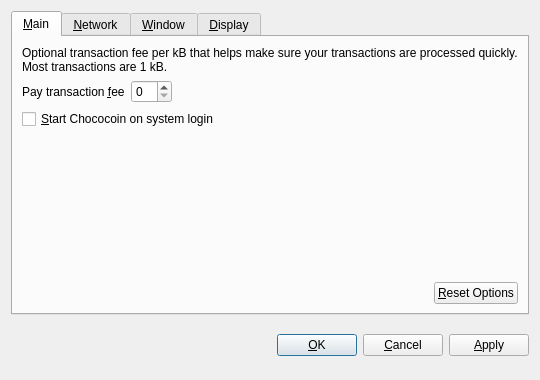
<?xml version="1.0" encoding="UTF-8"?>
<ui version="4.0">
 <class>OptionsDialog</class>
 <widget class="QDialog" name="OptionsDialog">
  <property name="geometry">
   <rect>
    <x>0</x>
    <y>0</y>
    <width>540</width>
    <height>380</height>
   </rect>
  </property>
  <property name="windowTitle">
   <string>Options</string>
  </property>
  <property name="modal">
   <bool>true</bool>
  </property>
  <layout class="QVBoxLayout" name="verticalLayout">
   <item>
    <widget class="QTabWidget" name="tabWidget">
     <property name="tabPosition">
      <enum>QTabWidget::North</enum>
     </property>
     <property name="currentIndex">
      <number>0</number>
     </property>
     <widget class="QWidget" name="tabMain">
      <attribute name="title">
       <string>&amp;Main</string>
      </attribute>
      <layout class="QVBoxLayout" name="verticalLayout_Main">
       <item>
        <widget class="QLabel" name="transactionFeeInfoLabel">
         <property name="text">
          <string>Optional transaction fee per kB that helps make sure your transactions are processed quickly. Most transactions are 1 kB.</string>
         </property>
         <property name="textFormat">
          <enum>Qt::PlainText</enum>
         </property>
         <property name="wordWrap">
          <bool>true</bool>
         </property>
        </widget>
       </item>
       <item>
        <layout class="QHBoxLayout" name="horizontalLayout_1_Main">
         <item>
          <widget class="QLabel" name="transactionFeeLabel">
           <property name="text">
            <string>Pay transaction &amp;fee</string>
           </property>
           <property name="textFormat">
            <enum>Qt::PlainText</enum>
           </property>
           <property name="buddy">
            <cstring>transactionFee</cstring>
           </property>
          </widget>
         </item>
         <item>
          <widget class="BitcoinAmountField" name="transactionFee"/>
         </item>
         <item>
          <spacer name="horizontalSpacer_1_Main">
           <property name="orientation">
            <enum>Qt::Horizontal</enum>
           </property>
           <property name="sizeHint" stdset="0">
            <size>
             <width>40</width>
             <height>20</height>
            </size>
           </property>
          </spacer>
         </item>
        </layout>
       </item>
       <item>
        <widget class="QCheckBox" name="bitcoinAtStartup">
         <property name="toolTip">
          <string>Automatically start Chococoin after logging in to the system.</string>
         </property>
         <property name="text">
          <string>&amp;Start Chococoin on system login</string>
         </property>
        </widget>
       </item>
       <item>
        <spacer name="verticalSpacer_Main">
         <property name="orientation">
          <enum>Qt::Vertical</enum>
         </property>
         <property name="sizeHint" stdset="0">
          <size>
           <width>20</width>
           <height>40</height>
          </size>
         </property>
        </spacer>
       </item>
       <item>
        <layout class="QHBoxLayout" name="horizontalLayout_2_Main">
         <item>
          <spacer name="horizontalSpacer_2_Main">
           <property name="orientation">
            <enum>Qt::Horizontal</enum>
           </property>
           <property name="sizeHint" stdset="0">
            <size>
             <width>40</width>
             <height>20</height>
            </size>
           </property>
          </spacer>
         </item>
         <item>
          <widget class="QPushButton" name="resetButton">
           <property name="toolTip">
            <string>Reset all client options to default.</string>
           </property>
           <property name="text">
            <string>&amp;Reset Options</string>
           </property>
           <property name="autoDefault">
            <bool>false</bool>
           </property>
          </widget>
         </item>
        </layout>
       </item>
      </layout>
     </widget>
     <widget class="QWidget" name="tabNetwork">
      <attribute name="title">
       <string>&amp;Network</string>
      </attribute>
      <layout class="QVBoxLayout" name="verticalLayout_Network">
       <item>
        <widget class="QCheckBox" name="mapPortUpnp">
         <property name="toolTip">
          <string>Automatically open the Chococoin client port on the router. This only works when your router supports UPnP and it is enabled.</string>
         </property>
         <property name="text">
          <string>Map port using &amp;UPnP</string>
         </property>
        </widget>
       </item>
       <item>
        <widget class="QCheckBox" name="connectSocks">
         <property name="toolTip">
          <string>Connect to the Chococoin network through a SOCKS proxy (e.g. when connecting through Tor).</string>
         </property>
         <property name="text">
          <string>&amp;Connect through SOCKS proxy:</string>
         </property>
        </widget>
       </item>
       <item>
        <layout class="QHBoxLayout" name="horizontalLayout_Network">
         <item>
          <widget class="QLabel" name="proxyIpLabel">
           <property name="text">
            <string>Proxy &amp;IP:</string>
           </property>
           <property name="textFormat">
            <enum>Qt::PlainText</enum>
           </property>
           <property name="buddy">
            <cstring>proxyIp</cstring>
           </property>
          </widget>
         </item>
         <item>
          <widget class="QValidatedLineEdit" name="proxyIp">
           <property name="maximumSize">
            <size>
             <width>140</width>
             <height>16777215</height>
            </size>
           </property>
           <property name="toolTip">
            <string>IP address of the proxy (e.g. 127.0.0.1)</string>
           </property>
          </widget>
         </item>
         <item>
          <widget class="QLabel" name="proxyPortLabel">
           <property name="text">
            <string>&amp;Port:</string>
           </property>
           <property name="textFormat">
            <enum>Qt::PlainText</enum>
           </property>
           <property name="buddy">
            <cstring>proxyPort</cstring>
           </property>
          </widget>
         </item>
         <item>
          <widget class="QLineEdit" name="proxyPort">
           <property name="maximumSize">
            <size>
             <width>55</width>
             <height>16777215</height>
            </size>
           </property>
           <property name="toolTip">
            <string>Port of the proxy (e.g. 9050)</string>
           </property>
          </widget>
         </item>
         <item>
          <widget class="QLabel" name="socksVersionLabel">
           <property name="text">
            <string>SOCKS &amp;Version:</string>
           </property>
           <property name="textFormat">
            <enum>Qt::PlainText</enum>
           </property>
           <property name="buddy">
            <cstring>socksVersion</cstring>
           </property>
          </widget>
         </item>
         <item>
          <widget class="QValueComboBox" name="socksVersion">
           <property name="toolTip">
            <string>SOCKS version of the proxy (e.g. 5)</string>
           </property>
          </widget>
         </item>
         <item>
          <spacer name="horizontalSpacer_Network">
           <property name="orientation">
            <enum>Qt::Horizontal</enum>
           </property>
           <property name="sizeHint" stdset="0">
            <size>
             <width>40</width>
             <height>20</height>
            </size>
           </property>
          </spacer>
         </item>
        </layout>
       </item>
       <item>
        <spacer name="verticalSpacer_Network">
         <property name="orientation">
          <enum>Qt::Vertical</enum>
         </property>
         <property name="sizeHint" stdset="0">
          <size>
           <width>20</width>
           <height>40</height>
          </size>
         </property>
        </spacer>
       </item>
      </layout>
     </widget>
     <widget class="QWidget" name="tabWindow">
      <attribute name="title">
       <string>&amp;Window</string>
      </attribute>
      <layout class="QVBoxLayout" name="verticalLayout_Window">
       <item>
        <widget class="QCheckBox" name="minimizeToTray">
         <property name="toolTip">
          <string>Show only a tray icon after minimizing the window.</string>
         </property>
         <property name="text">
          <string>&amp;Minimize to the tray instead of the taskbar</string>
         </property>
        </widget>
       </item>
       <item>
        <widget class="QCheckBox" name="minimizeOnClose">
         <property name="toolTip">
          <string>Minimize instead of exit the application when the window is closed. When this option is enabled, the application will be closed only after selecting Quit in the menu.</string>
         </property>
         <property name="text">
          <string>M&amp;inimize on close</string>
         </property>
        </widget>
       </item>
       <item>
        <spacer name="verticalSpacer_Window">
         <property name="orientation">
          <enum>Qt::Vertical</enum>
         </property>
         <property name="sizeHint" stdset="0">
          <size>
           <width>20</width>
           <height>40</height>
          </size>
         </property>
        </spacer>
       </item>
      </layout>
     </widget>
     <widget class="QWidget" name="tabDisplay">
      <attribute name="title">
       <string>&amp;Display</string>
      </attribute>
      <layout class="QVBoxLayout" name="verticalLayout_Display">
       <item>
        <layout class="QHBoxLayout" name="horizontalLayout_1_Display">
         <item>
          <widget class="QLabel" name="langLabel">
           <property name="text">
            <string>User Interface &amp;language:</string>
           </property>
           <property name="textFormat">
            <enum>Qt::PlainText</enum>
           </property>
           <property name="buddy">
            <cstring>lang</cstring>
           </property>
          </widget>
         </item>
         <item>
          <widget class="QValueComboBox" name="lang">
           <property name="toolTip">
            <string>The user interface language can be set here. This setting will take effect after restarting Chococoin.</string>
           </property>
          </widget>
         </item>
        </layout>
       </item>
       <item>
        <layout class="QHBoxLayout" name="horizontalLayout_2_Display">
         <item>
          <widget class="QLabel" name="unitLabel">
           <property name="text">
            <string>&amp;Unit to show amounts in:</string>
           </property>
           <property name="textFormat">
            <enum>Qt::PlainText</enum>
           </property>
           <property name="buddy">
            <cstring>unit</cstring>
           </property>
          </widget>
         </item>
         <item>
          <widget class="QValueComboBox" name="unit">
           <property name="toolTip">
            <string>Choose the default subdivision unit to show in the interface and when sending coins.</string>
           </property>
          </widget>
         </item>
        </layout>
       </item>
       <item>
        <widget class="QCheckBox" name="displayAddresses">
         <property name="toolTip">
          <string>Whether to show Chococoin addresses in the transaction list or not.</string>
         </property>
         <property name="text">
          <string>&amp;Display addresses in transaction list</string>
         </property>
        </widget>
       </item>
       <item>
        <spacer name="verticalSpacer_Display">
         <property name="orientation">
          <enum>Qt::Vertical</enum>
         </property>
         <property name="sizeHint" stdset="0">
          <size>
           <width>20</width>
           <height>40</height>
          </size>
         </property>
        </spacer>
       </item>
      </layout>
     </widget>
    </widget>
   </item>
   <item>
    <layout class="QHBoxLayout" name="horizontalLayout_Buttons">
     <item>
      <spacer name="horizontalSpacer_1">
       <property name="orientation">
        <enum>Qt::Horizontal</enum>
       </property>
       <property name="sizeHint" stdset="0">
        <size>
         <width>40</width>
         <height>48</height>
        </size>
       </property>
      </spacer>
     </item>
     <item>
      <widget class="QLabel" name="statusLabel">
       <property name="font">
        <font>
         <weight>75</weight>
         <bold>true</bold>
        </font>
       </property>
       <property name="text">
        <string/>
       </property>
       <property name="textFormat">
        <enum>Qt::PlainText</enum>
       </property>
       <property name="wordWrap">
        <bool>true</bool>
       </property>
      </widget>
     </item>
     <item>
      <spacer name="horizontalSpacer_2">
       <property name="orientation">
        <enum>Qt::Horizontal</enum>
       </property>
       <property name="sizeHint" stdset="0">
        <size>
         <width>40</width>
         <height>48</height>
        </size>
       </property>
      </spacer>
     </item>
     <item>
      <widget class="QPushButton" name="okButton">
       <property name="text">
        <string>&amp;OK</string>
       </property>
      </widget>
     </item>
     <item>
      <widget class="QPushButton" name="cancelButton">
       <property name="text">
        <string>&amp;Cancel</string>
       </property>
       <property name="autoDefault">
        <bool>false</bool>
       </property>
      </widget>
     </item>
     <item>
      <widget class="QPushButton" name="applyButton">
       <property name="text">
        <string>&amp;Apply</string>
       </property>
       <property name="autoDefault">
        <bool>false</bool>
       </property>
      </widget>
     </item>
    </layout>
   </item>
  </layout>
 </widget>
 <customwidgets>
  <customwidget>
   <class>BitcoinAmountField</class>
   <extends>QSpinBox</extends>
   <header>bitcoinamountfield.h</header>
  </customwidget>
  <customwidget>
   <class>QValueComboBox</class>
   <extends>QComboBox</extends>
   <header>qvaluecombobox.h</header>
  </customwidget>
  <customwidget>
   <class>QValidatedLineEdit</class>
   <extends>QLineEdit</extends>
   <header>qvalidatedlineedit.h</header>
  </customwidget>
 </customwidgets>
 <resources/>
 <connections/>
</ui>
